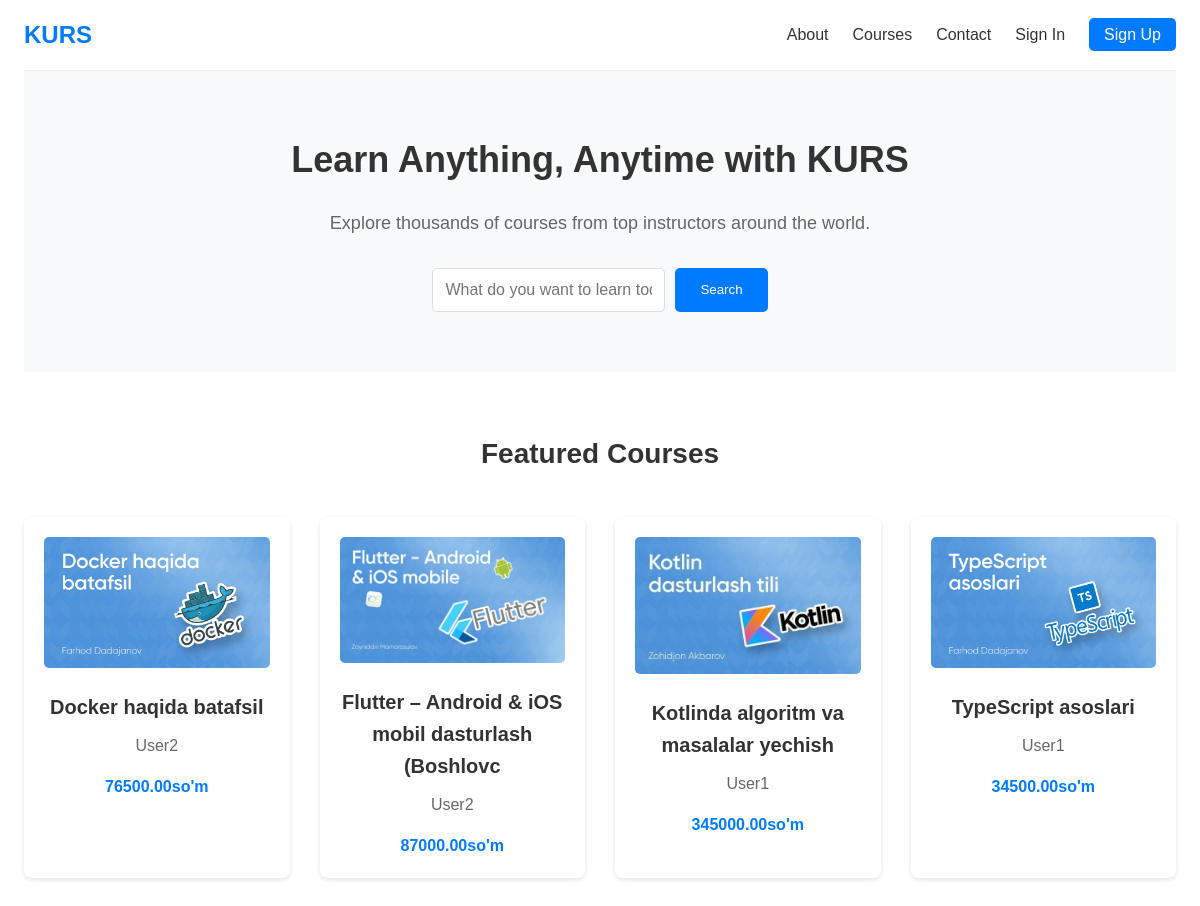
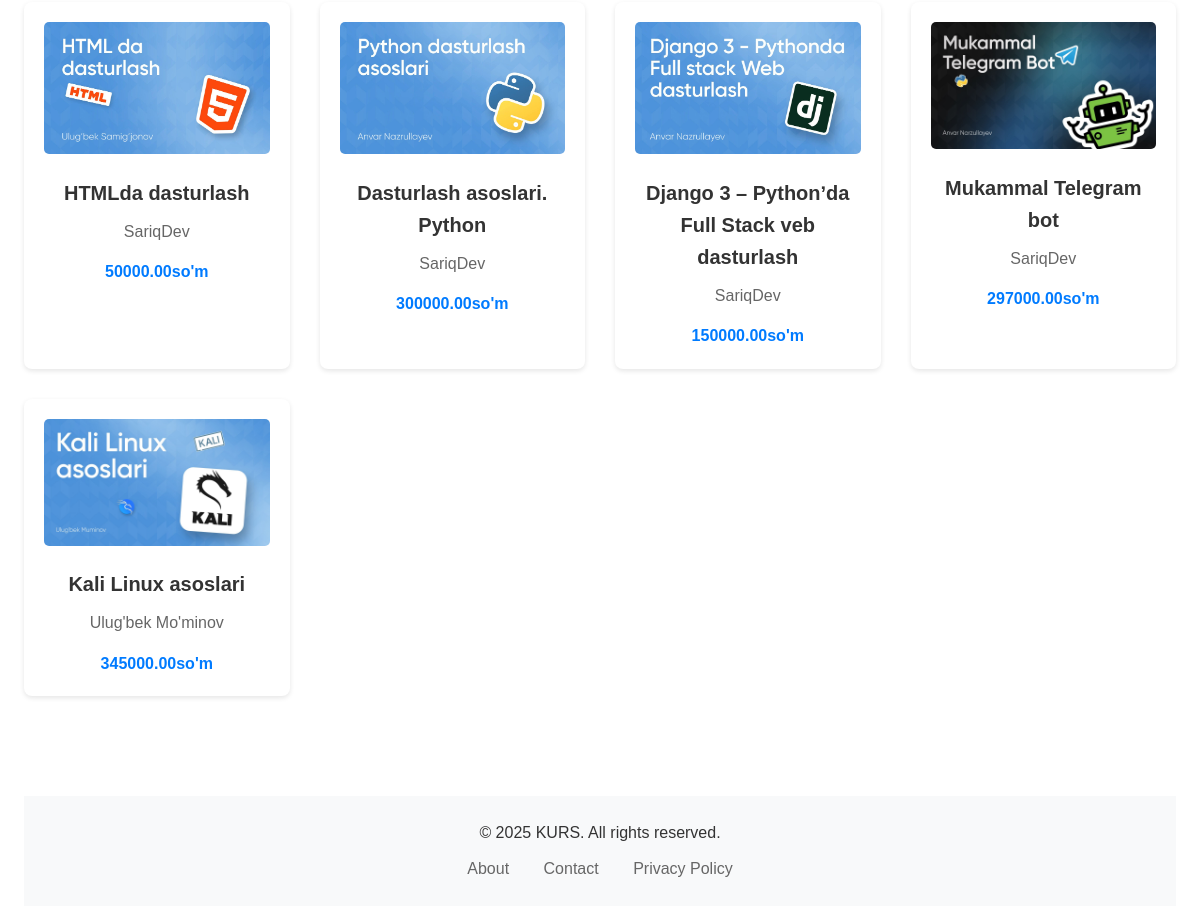
The page / on the database its author committed (2 pictures, top to bottom).
### course/models.py (models this page shows, shortened)
class Course(models.Model):
    title = models.CharField(max_length=50)
    teacher = models.CharField(max_length=50)
    teacher_id = models.TextField()
    description = models.TextField()
    stars = models.PositiveIntegerField()
    price = models.DecimalField(max_digits=10, decimal_places=2)
    made_date = models.DateField()
    language = models.CharField(max_length=20)
    image = models.ImageField(upload_to='course_img', blank=True, null=True)
    created = models.DateTimeField(auto_now_add=True)
    class Meta:
        ordering = ['-created']

### account/views.py (the view)
# urls.py: path('', Welcome.as_view(), name='welcome'),
class Welcome(View):
    def get(self, request):
        query = request.GET.get('t', '')
        courses = Course.objects.filter(Q(title__icontains=query)|Q(teacher__icontains=query))
        return render(request, template_name='welcome.html', context={'courses':courses})

### templates/welcome.html (shortened to what this page needs)
<!DOCTYPE html>
<html lang="en">
<head>
</head>
<body>
    <div class="container">
        <header>
            <div class="logo">KURS</div>
            <nav>
                <ul>
                    <li><a href="{% url 'about' %}">About</a></li>
                    <li><a href="#f1">Courses</a></li>
                    <li><a href="{% url 'contact' %}">Contact</a></li>
                    <li><a href="{% url 'login' %}">Sign In</a></li>
                    <li><a href="{% url 'singup' %}" class="btn-signup">Sign Up</a></li>
                </ul>
            </nav>
        </header>
        <section class="hero">
            <h1>Learn Anything, Anytime with KURS</h1>
            <p>Explore thousands of courses from top instructors around the world.</p>
            <div class="search-bar">
                <form action="" method="get" class="search-bar">
                <input type="text" name="t" placeholder="What do you want to learn today?">
                <button>Search</button>
                </form>
            </div>
        </section>
        <section class="featured" id="f1">
            <h2>Featured Courses</h2>
            <div class="course-grid">
                {% if courses %}
                {% for c in courses %}
                <div class="course-card">
                    <a href="{% url 'info' c.id %}">
                    {% if c.image %}
                    <img src="{{ c.image.url }}" alt="{{ c.title }} Course" class="course-img">
                    {% else %}
                    <img src="https://instructor-academy.onlinecoursehost.com/content/images/2023/04/image.png" alt="No Image" class="course-img">
                    {% endif %}
                    </a>
                    <h3>{{ c.title }}</h3>
                    <p>{{ c.teacher }}</p>
                    <span>{{ c.price }}so'm</span>
                </div>
                {% endfor %}
                {% endif %}
            </div>
        </section>
        <footer>
            <p>© 2025 KURS. All rights reserved.</p>
            <div class="footer-links">
                <a href="{% url 'about' %}">About</a>
                <a href="{% url 'contact' %}">Contact</a>
                <a href="#">Privacy Policy</a>
            </div>
        </footer>
    </div>
</body>
</html>

### templates/welcome.html (style rules this page uses)
* { margin: 0; padding: 0; box-sizing: border-box; font-family: Arial, sans-serif; }
body { line-height: 1.6; color: #333; overflow-x: hidden; }
.container { max-width: 1200px; margin: 0 auto; padding: 0 2vw; }
header { display: flex; justify-content: space-between; align-items: center; padding: 2vh 0; border-bottom: 1px solid #eee; position: relative; }
.logo { font-size: clamp(20px, 5vw, 24px); font-weight: bold; color: #007bff; }
nav ul { list-style: none; display: flex; gap: clamp(15px, 2vw, 25px); }
nav a { text-decoration: none; color: #333; font-weight: 500; transition: color 0.3s ease; }
.btn-signup { background: #007bff; color: white; padding: 8px 15px; border-radius: 5px; transition: transform 0.2s ease; }
.hero { text-align: center; padding: clamp(40px, 10vh, 60px) 0; background: #f8f9fa; animation: fadeIn 1s ease-in; }
.hero h1 { font-size: clamp(24px, 5vw, 36px); margin-bottom: 20px; }
.hero p { font-size: clamp(16px, 3vw, 18px); margin-bottom: 30px; color: #666; }
.search-bar { max-width: 600px; margin: 0 auto; display: flex; gap: 10px; }
.search-bar input { flex: 1; padding: 12px; border: 1px solid #ddd; border-radius: 5px; font-size: clamp(14px, 2vw, 16px); transition: box-shadow 0.3s ease; }
.search-bar button { padding: 12px 25px; background: #007bff; color: white; border: none; border-radius: 5px; cursor: pointer; transition: background 0.3s ease; }
.featured { padding: clamp(40px, 10vh, 60px) 0; }
.featured h2 { text-align: center; margin-bottom: 40px; font-size: clamp(22px, 4vw, 28px); }
.course-grid { display: grid; grid-template-columns: repeat(auto-fit, minmax(250px, 1fr)); gap: 30px; }
.course-card { background: white; border-radius: 8px; box-shadow: 0 2px 5px rgba(0,0,0,0.1); padding: 20px; text-align: center; animation: fadeInUp 0.8s ease-out; transition: transform 0.3s ease; }
.course-img { width: 100%; height: auto; border-radius: 5px; margin-bottom: 15px; }
.course-card h3 { font-size: clamp(18px, 3vw, 20px); margin-bottom: 10px; }
.course-card p { color: #666; margin-bottom: 15px; font-size: clamp(14px, 2vw, 16px); }
.course-card span { font-weight: bold; color: #007bff; }
footer { padding: 3vh 0; text-align: center; background: #f8f9fa; margin-top: 40px; }
.footer-links { margin-top: 10px; }
.footer-links a { margin: 0 15px; text-decoration: none; color: #666; transition: color 0.3s ease; }

### rows shown on the page
Course: image (picture), title "Docker haqida batafsil", teacher "User2", price "76500.00"
Course: image (picture), title "Flutter – Android & iOS mobil dasturlash (Boshlovc", teacher "User2", price "87000.00"
Course: image (picture), title "Kotlinda algoritm va masalalar yechish", teacher "User1", price "345000.00"
Course: image (picture), title "TypeScript asoslari", teacher "User1", price "34500.00"
Course: image (picture), title "HTMLda dasturlash", teacher "SariqDev", price "50000.00"
Course: image (picture), title "Dasturlash asoslari. Python", teacher "SariqDev", price "300000.00"
Course: image (picture), title "Django 3 – Pythonʼda Full Stack veb dasturlash", teacher "SariqDev", price "150000.00"
Course: image (picture), title "Mukammal Telegram bot", teacher "SariqDev", price "297000.00"
Course: image (picture), title "Kali Linux asoslari", teacher "Ulug'bek Mo'minov", price "345000.00"
